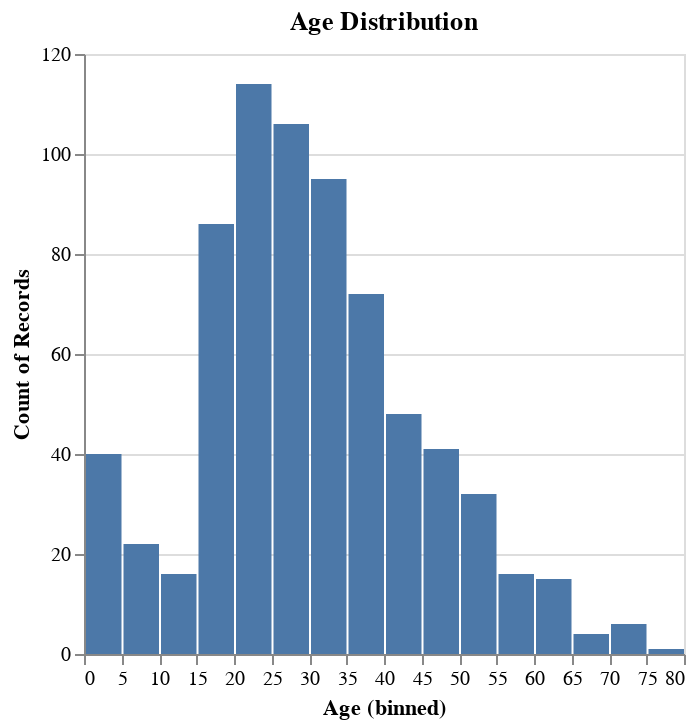

Notebook code cell kept with this figure:
### Code cell
import altair as alt
alt.Chart(df_clean).mark_bar().encode(
    alt.X("Age:Q", bin=alt.Bin(maxbins=30)),
    y='count()'
).properties(title="Age Distribution")

### Figure 1 — Vega-Lite specification as saved in the notebook (floating-point values rounded to 4 significant figures; data arrays with more than 128 entries replaced by an {"elided": "..."} marker saying what was removed)
{"config": {"view": {"continuousWidth": 300, "continuousHeight": 300}}, "data": {"name": "data-aac068042badf88dd2703fe3294cb25e"}, "mark": {"type": "bar"}, "encoding": {"x": {"bin": {"maxbins": 30}, "field": "Age", "type": "quantitative"}, "y": {"aggregate": "count", "type": "quantitative"}}, "title": "Age Distribution", "$schema": "https://vega.github.io/schema/vega-lite/v5.20.1.json", "datasets": {"data-aac068042badf88dd2703fe3294cb25e": {"elided": "714 records"}}}
